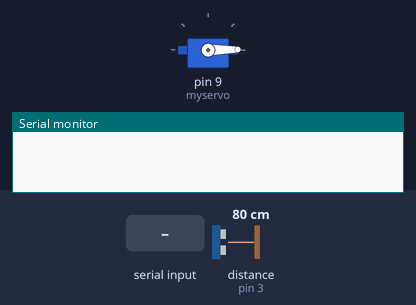
Recording of a sketch running on a simulated Arduino Uno, built with avr-gcc and run on an emulated ATmega328P. Shown: servo, the last lines printed to the serial monitor. The inputs (shaded band) are chosen by the test bench; at power-on: distance to the obstacle (sensor on pin 3) 80 cm. The echo pulse lasts 58.3 µs per cm.

Above: at 1.2 s.
1.3 s: "1" received over Serial
At 4.13 s:
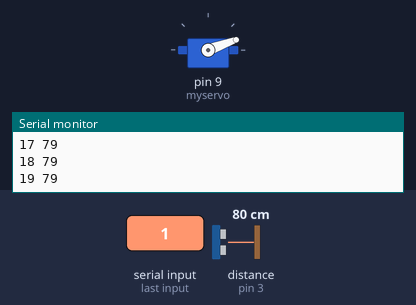
At 7.18 s:
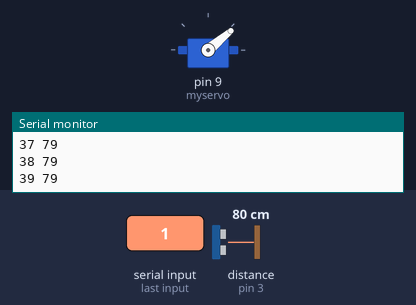
7.3 s: distance to the obstacle (sensor on pin 3) set to 2 cm
At 10.14 s:
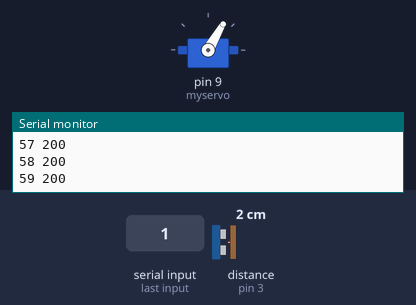
Timing chart, 0 to 26.5 s (numbered marks = the images above; inputs shaded):
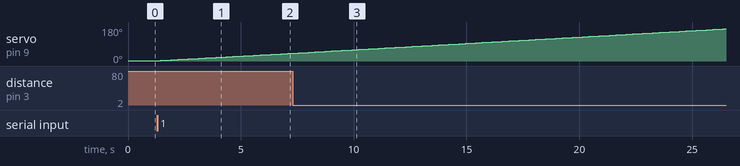

Measured:
- after the input at 1.3 s, servo on pin 9 (myservo): moves from 1° to 41° over 6.0 s, starting at once

The sketch:

pingradar.ino
```cpp
//Developed by Rubayet Khan
#include "NewPing.h"
 int command;
// Hook up HC-SR04 with Trig to Arduino Pin 2, Echo to Arduino pin 3
// Maximum Distance is 400 cm
 #include <Servo.h>

Servo myservo;
int pos = 1;
#define TRIGGER_PIN  2
#define ECHO_PIN     3
#define MAX_DISTANCE 200
 int st=0;
NewPing sonar(TRIGGER_PIN, ECHO_PIN, MAX_DISTANCE);

int duration, distance;

int iterations = 4;

void setup() {
  Serial.begin (9600);
  myservo.attach(9);
  myservo.write(1);
  if(Serial.available()>0)
  myservo.write(90);
}
 void stopradar(){
  myservo.write(0);}
void loop() {
  if (Serial.available()>0)
  {

   if (pos == 1)
  st = 0;

 if (pos == 180)
  st = 1;

 if (st==0)
  pos = pos+1;

 if (st==1)
      pos = pos-1;

  myservo.write(pos);
  duration = sonar.ping_median(iterations);
  delay(20);
  // Determine distance from duration
  // Use 343 metres per second as speed of sound

  distance = (duration / 2) * 0.0343;
   if (distance >= 200 || distance <= 2 ) {
    distance=200;
  }
  // Send results to Serial Monitor
   Serial.print(pos); Serial.print(" "); Serial.println(distance);
  delay(30);


  delay(10);
}

}
```
